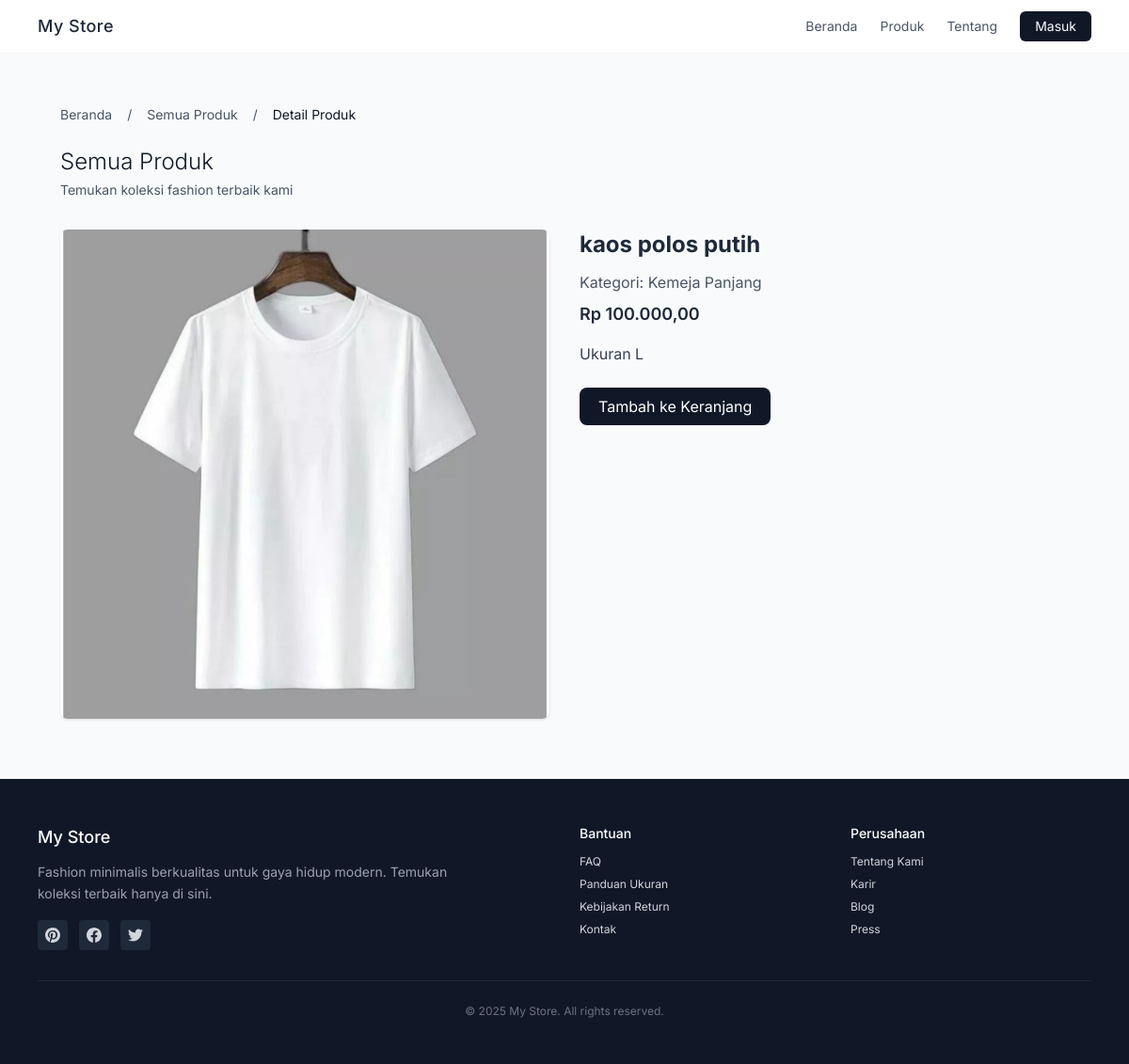
/store/product/3/, run on an earlier commit of the app's database.
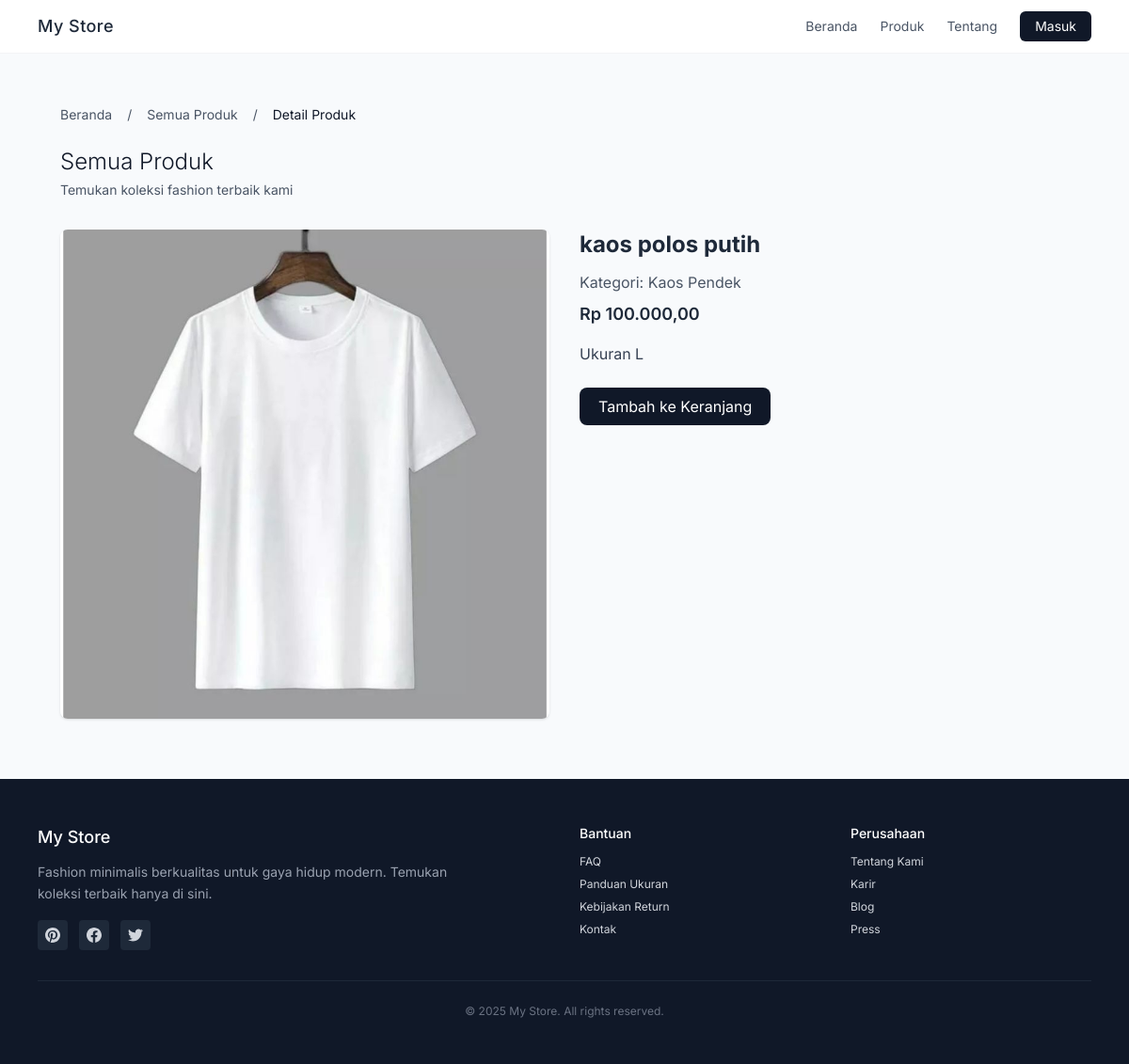
And on a later commit of the database.
### catalog/models.py (models this page shows, shortened)
class Products(models.Model):
    name = models.CharField(max_length=255)
    description = models.TextField()
    category = models.ForeignKey(Category, on_delete=models.CASCADE, null=True, blank=True)
    price = models.DecimalField(max_digits=10, decimal_places=2)
    stock = models.IntegerField()
    image = models.ImageField(upload_to='products/', blank=True, null=True)
    created_at = models.DateTimeField(auto_now_add=True)
    updated_at = models.DateTimeField(auto_now=True)

class Category(models.Model):
    name = models.CharField(max_length=255)
    description = models.TextField(blank=True, null=True)
    created_at = models.DateTimeField(auto_now_add=True)
    updated_at = models.DateTimeField(auto_now=True)

### store/views.py (the view)
# urls.py: path('store/product/<int:pk>/', store_views.product_detail, name='product_detail'),
def product_detail(request, pk):
    product = get_object_or_404(Products, pk=pk)
    category = Category.objects.all()
    return render(request, 'store/product_detail.html', {'product': product, 'categories': category})

### templates/store/product_detail.html (shortened to what this page needs)
{% extends "store/base.html" %}
{% block content %}
{% load widget_tweaks %}
<div class="w-full">
    <div class="p-6 mt-6 sm:10 lg:p-16">
        <nav class="my-6">
            <ol class="flex items-center space-x-2 text-sm text-gray-600">
                <li><a href="{% url 'landing_page' %}" class="hover:text-gray-900">Beranda</a></li>
                <li><span class="mx-2">/</span></li>
                <li><a href="{% url 'all_products' %}" class="hover:text-gray-900">Semua Produk</a></li>
                <li><span class="mx-2">/</span></li>
                <li class="text-gray-900">Detail Produk</li>
            </ol>
        </nav>
        <div class="flex flex-col md:flex-row md:items-center justify-between mb-8">
            <div>
                <h1 class="text-2xl font-light text-gray-900 mb-1">Semua Produk</h1>
                <p class="text-sm text-gray-600">Temukan koleksi fashion terbaik kami</p>
            </div>
        </div>
        <div class="grid grid-cols-1 md:grid-cols-2 gap-8">
        <div>
            <img src="{{ product.image.url }}" alt="{{ product.name }}" class="rounded-lg shadow">
        </div>
        <div>
            <h1 class="text-2xl font-bold mb-3">{{ product.name }}</h1>
            <p class="text-gray-600 mb-2">Kategori: {{ product.category.name }}</p>
            <p class="text-lg font-semibold mb-4">Rp {{ product.price }}</p>
            <p class="text-gray-700 mb-6">{{ product.description }}</p>
            <button class="px-5 py-2 bg-gray-900 text-white rounded-lg hover:bg-gray-700">
                Tambah ke Keranjang
            </button>
        </div>
    </div>
    </div>
</div>
{% endblock %}

What changed in the data, as far as the page shows it:
changed Products "kaos polos putih": category.name "Kemeja Panjang" → "Kaos Pendek"
